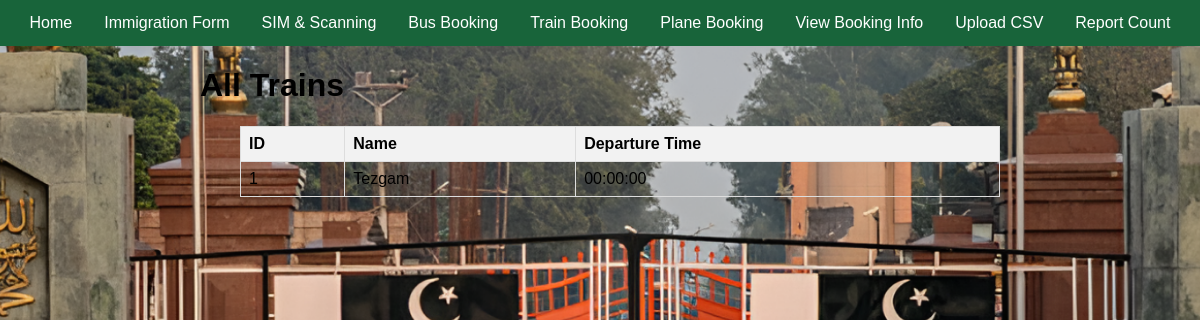
Page /view-trains/ on the earlier database version.
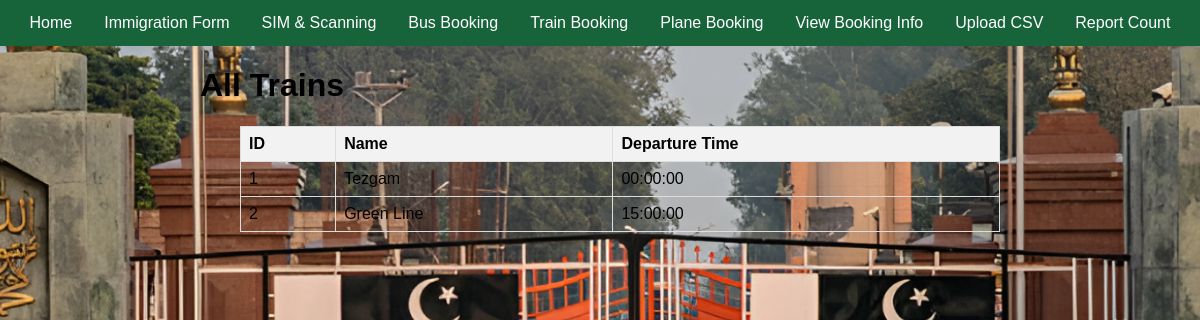
Same page on the later database version.
### database.py (models this page shows)
class Train(Base):
    __tablename__ = "train"
    id = Column(Integer, primary_key=True, index=True, autoincrement=True)
    train_name = Column(String, nullable=False)
    departure_time = Column(Time, nullable=False)

### main.py (the view)
@app.get("/view-trains/")
def view_trains(request: Request, db: Session = Depends(get_db)):
    trains = db.query(Train).all()
    return templates.TemplateResponse("view_trains.html", {"request": request, "trains": trains})

### templates/view_trains.html
{% extends "base.html" %}
{% block content %}
<h1>All Trains</h1>
<ul>
    <table>
        <tr>
            <th>ID</th>
            <th>Name</th>
            <th>Departure Time</th>
        </tr>
    {% for train in trains %}
        <tr>
            <td>{{ train.id }} </td>
            <td>{{ train.train_name }}</td>
            <td>{{ train.departure_time }}</td>
        </tr>
    {% endfor %}
</ul>
{% endblock %}

### templates/base.html (shortened to what this page needs)
<!DOCTYPE html>
<html lang="en">
<head>
    <link rel="stylesheet" href="/static/styles.css">
</head>
<body>
    <div class="navbar" id="navbar">
        <a href="/">Home</a>
        <div class="dropdown">
            <button class="dropbtn" onclick="window.location.href='/master-form/'">Immigration Form
            </button>
        </div>
        <div class="dropdown">
            <button class="dropbtn" onclick="window.location.href='/mark-as-arrived-form/'">SIM & Scanning
            </button>
        </div>
        <div class="dropdown">
            <button class="dropbtn" onclick="window.location.href='/bus-booking/'">Bus Booking
            </button>
        </div>
        <div class="dropdown">
            <button class="dropbtn" onclick="window.location.href='/train-booking-form/'">Train Booking
            </button>
        </div>
        <div class="dropdown">
            <button class="dropbtn" onclick="window.location.href='/plane-booking-form/'">Plane Booking
            </button>
        </div>
        <div class="dropdown">
            <button class="dropbtn" onclick="window.location.href='/view-booking-info/'">View Booking Info
            </button>
        </div>
        <a href="/upload-csv/">Upload CSV</a>
        <a href="/view-count/">Report Count</a>
    </div>
    <div class="container">
        {% block content %}{% endblock %}
    </div>
</body>
</html>

### static/styles.css (style rules this page uses)
body { margin: 0; padding: 0; font-family: 'Poppins', sans-serif; background: url('Login Page bg.png') no-repeat center center fixed; background-size: cover; }
.navbar { background-color: #18643A; overflow: hidden; display: flex; justify-content: center; }
.navbar a, .navbar .icon { float: left; font-size: 16px; color: white; text-align: center; padding: 14px 16px; text-decoration: none; }
.dropdown { float: left; overflow: hidden; }
.dropdown .dropbtn { font-size: 16px; border: none; outline: none; color: white; padding: 14px 16px; background-color: inherit; font-family: inherit; margin: 0; }
.container { max-width: 800px; margin: 0 auto; }
table { width: 100%; border-collapse: collapse; margin-bottom: 20px; }
table, th, td { border: 1px solid #ddd; }
th, td { padding: 8px; text-align: left; }
th { background-color: #f2f2f2; }
.dropdown { display: inline-block; }

### templates/base.html (style rules this page uses)
.navbar { background-color: #18643A; overflow: hidden; display: flex; justify-content: center; }
.navbar a, .navbar .icon { float: left; font-size: 16px; color: white; text-align: center; padding: 14px 16px; text-decoration: none; }
.dropdown { float: left; overflow: hidden; }
.dropdown .dropbtn { font-size: 16px; border: none; outline: none; color: white; padding: 14px 16px; background-color: inherit; font-family: inherit; margin: 0; }

Differences in the rows shown:
added Train: id "2", train_name "Green Line", departure_time "15:00:00"
